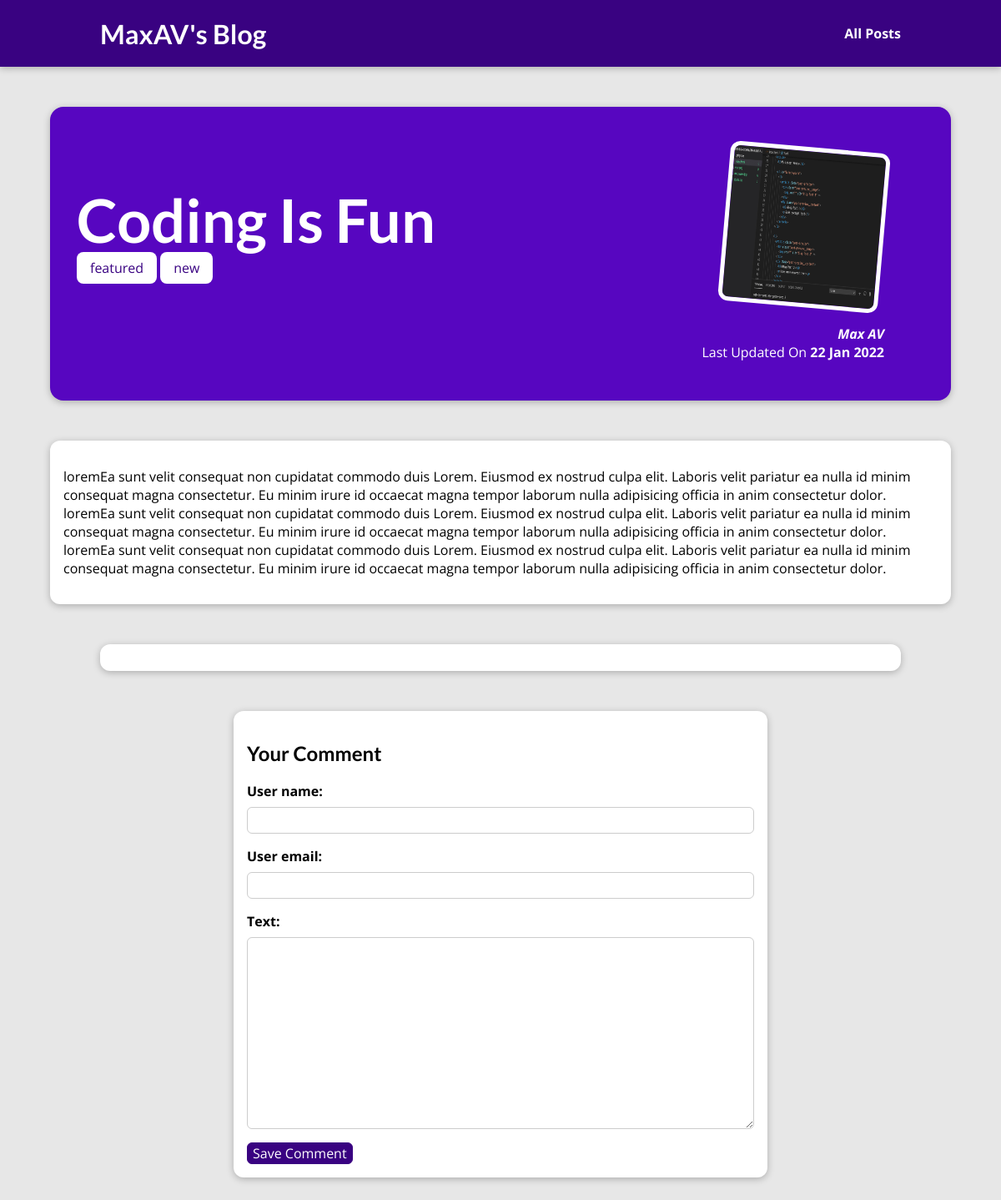
/posts/coding-is-fun, run on the app's committed database.
### blog/models.py (models this page shows, shortened)
class Post(models.Model):
    title = models.CharField(max_length=150)
    excerpt = models.CharField(max_length=200)
    image = models.ImageField(upload_to="posts", null=True)
    date = models.DateField(auto_now=True)
    slug = models.SlugField(unique=True, db_index=True)
    content = models.TextField(validators=[MinLengthValidator(10)])
    author = models.ForeignKey(
        Author, on_delete=models.SET_NULL, null=True, related_name='posts')
    tags = models.ManyToManyField(Tag)

class Tag(models.Model):
    caption = models.CharField(max_length=20)

class Author(models.Model):
    first_name = models.CharField(max_length=100)
    last_name = models.CharField(max_length=100)
    email = models.EmailField()
    def __str__(self):
        return self.first_name + " " + self.last_name

### blog/views.py (the view, shortened to what this page needs)
# urls.py: path("posts/<slug:slug>", views.SinglePostView.as_view(),
class SinglePostView(View):
    def get(self, request, slug):
        post = Post.objects.get(slug=slug)
        context = {
            "post": post,
            "post_tags": post.tags.all(),
            "comment_form": CommentForm(),
            "comments": post.comments.all().order_by("-id")
        }
        return render(request, "blog/post-detail.html", context)

### blog/forms.py
class CommentForm(forms.ModelForm):
    class Meta:
        model = Comment
        exclude = ["post"]
        label = {"user_name": "Your Name",
                 "user_email": "Your Email",
                 "text": "Your Comment"
                 }

### blog/templates/blog/post-detail.html (shortened to what this page needs)
{% extends 'base.html' %}
{% load static %}
{% block css_files %}
<link rel='stylesheet' href={% static 'blog/post-detail.css' %} />
{% endblock %}
{% block content %}
<section id='summary'>
    <h2>{{ post.title }}</h2>
    <div>
        {% for tag in post_tags %}
            <span class="tag">{{ tag.caption }}</span>
        {% endfor %}
    </div>
    <article>
        <img src={{ post.image.url }} alt='Post Title' />
        <address><a href=mailto:{{ post.author.email_address }}>{{ post.author }}</a></address>
        <div>
            Last Updated On <time>{{post.date|date:"d M Y"}}</time>
        </div>
    </article>
</section>
<main>
    {{ post.content|linebreaks }}
</main>
<section id='comments'>
</section>
<section id="comment-form">
    <h2>Your Comment</h2>
    <form action="{% url 'post-detail-page' post.slug %}" method="post">
        {% for form_field in comment_form %}
            <div class="form_control {% if form_field.errors %}invalid{% endif %}">
                {{ form_field.label_tag }}
                {{ form_field }}
            </div>
        {% endfor %}
        <button> Save Comment </button>
    </form>
</section>
{% endblock %}

### static/app.css (style rules this page uses)
* { box-sizing: border-box; }
html { font-family: 'Open Sans', 'Lato', sans-serif; }
body { margin: 0; }
h1, h2, h3 { font-family: 'Lato', sans-serif; font-weight: bold; }

### blog/static/blog/post-detail.css (style rules this page uses)
body { background-color: #e7e7e7; }
#summary { margin: 8rem auto 3rem auto; padding: 2rem; width: 90%; max-width: 90rem; border-radius: 16px; background-color: #5706c0; position: relative; box-shadow: 0 2px 8px rgba(0, 0, 0, 0.25); height: 22rem; }
#summary h2 { color: white; font-size: 4.5rem; margin-bottom: 0.25rem; }
#summary article { position: absolute; top: 2rem; right: 3rem; padding: 1rem 2rem; border-radius: 12px; text-align: right; color: white; }
#summary article img { width: 12rem; height: 12rem; border-radius: 12px; transform: rotateZ(5deg); border: 5px solid white; margin-bottom: 1rem; }
#summary address { font-weight: bold; }
#summary a { color: white; text-decoration: none; }
#summary time { font-weight: bold; }
main { width: 90%; max-width: 90rem; margin: 3rem auto; background-color: white; padding: 1rem; border-radius: 12px; box-shadow: 0 2px 8px rgba(0, 0, 0, 0.25); }
.tag { background-color: white; color: #390281; padding: 0.5rem 1rem; border-radius: 8px; }
#comment-form { margin: 3rem auto; width: 90%; max-width: 40rem; border-radius: 12px; background-color: white; box-shadow: 0 2px 8px rgba(0, 0, 0, 0.25); padding: 1rem; }
#comment-form button { font: inherit; background-color: #390281; color: white; border: 1px solid #390281; padding: 0.5rem, 1.5rem; border-radius: 6px; cursor: pointer; }
.form_control { margin-bottom: 1rem; }
.form_control label { font-weight: bold; margin-bottom: 0.5rem; display: block; }
.form_control input, .form_control textarea { display: block; width: 100%; font: inherit; padding: 0.25rem; border-radius: 6px; border: 1px solid #ccc; }
#comments { margin: 3rem auto; width: 90%; max-width: 60rem; border-radius: 12px; background-color: white; box-shadow: 0 2px 8px rgba(0, 0, 0, 0.25); padding: 1rem 2rem; }

### data on the page
Post: title "Coding Is Fun", image (picture), author "Max AV", date "22 Jan 2022", content "loremEa sunt velit consequat non cupidatat commodo duis Lorem. Eiusmod ex nostrud culpa elit. Laboris velit pariatur ea nulla id minim consequat magna consectetur. Eu minim irure id occaecat magna tempor laborum nulla adipisicing officia in anim consectetur dolor. loremEa sunt velit consequat non cupidatat commodo duis Lorem. Eiusmod ex nostrud culpa elit. Laboris velit pariatur ea nulla id minim consequat magna consectetur. Eu minim irure id occaecat magna tempor laborum nulla adipisicing officia in anim consectetur dolor. loremEa sunt velit consequat non cupidatat commodo duis Lorem. Eiusmod ex nostrud culpa elit. Laboris velit pariatur ea nulla id minim consequat magna consectetur. Eu…"
Tag: caption "featured"
Tag: caption "new"
